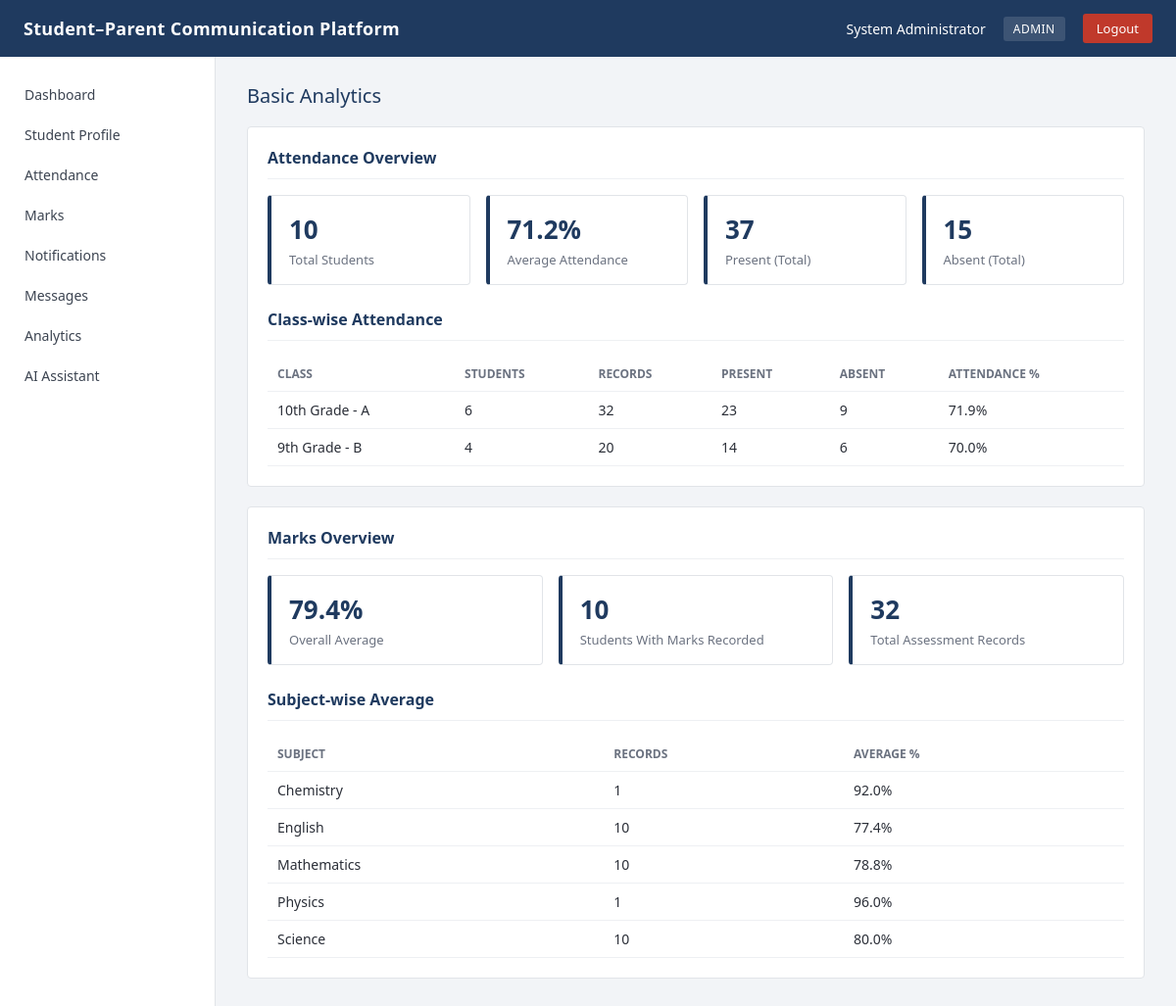
The page /analytics/admin (signed in) on the database its author committed.
### tables this page shows
CREATE TABLE users (
    id INTEGER PRIMARY KEY AUTOINCREMENT,
    username TEXT UNIQUE NOT NULL,
    password_hash TEXT NOT NULL,
    role TEXT NOT NULL CHECK(role IN ('admin','teacher','student','parent')),
    full_name TEXT NOT NULL,
    email TEXT,
    phone TEXT,
    created_at TIMESTAMP DEFAULT CURRENT_TIMESTAMP
);

CREATE TABLE marks (
    id INTEGER PRIMARY KEY AUTOINCREMENT,
    student_id INTEGER NOT NULL REFERENCES students(id) ON DELETE CASCADE,
    subject TEXT NOT NULL,
    exam_name TEXT NOT NULL,
    marks_obtained REAL NOT NULL,
    max_marks REAL NOT NULL,
    entered_by INTEGER REFERENCES users(id),
    entered_at TIMESTAMP DEFAULT CURRENT_TIMESTAMP
, exam_date TEXT);

### app.py (the view)
@app.route("/analytics/admin")
@role_required("admin")
def analytics_admin():
    user = current_user()
    attendance = get_admin_attendance_analytics()
    marks = get_admin_marks_analytics()
    return render_template("analytics_admin.html", user=user, attendance=attendance, marks=marks)

### app.py (called while the page is built)
def role_required(*roles):
    def decorator(view):
        @wraps(view)
        def wrapped(*args, **kwargs):
            if "user_id" not in session:
                flash("Please log in to continue.", "warning")
                return redirect(url_for("login"))
            if session.get("role") not in roles:
                flash("You do not have access to that page.", "danger")
                return redirect(url_for("dashboard"))
            return view(*args, **kwargs)
        return wrapped
    return decorator

def current_user():
    if "user_id" not in session:
        return None
    conn = db.get_connection()
    user = conn.execute("SELECT * FROM users WHERE id = ?", (session["user_id"],)).fetchone()
    conn.close()
    return user

def get_admin_attendance_analytics():
    conn = db.get_connection()
    total_students = conn.execute("SELECT COUNT(*) c FROM students").fetchone()["c"]
    totals = conn.execute(
        "SELECT COUNT(*) c, SUM(CASE WHEN status = 'Present' THEN 1 ELSE 0 END) p FROM attendance"
    ).fetchone()
    total_records = totals["c"] or 0
    present_total = totals["p"] or 0
    class_rows = conn.execute(
        "SELECT s.class_name, s.section, "
        "COUNT(DISTINCT s.id) AS student_count, "
        "COUNT(a.id) AS total_records, "
        "SUM(CASE WHEN a.status = 'Present' THEN 1 ELSE 0 END) AS present_count "
        "FROM students s LEFT JOIN attendance a ON a.student_id = s.id "
        "GROUP BY s.class_name, s.section ORDER BY s.class_name, s.section"
    ).fetchall()
    conn.close()
    return _build_attendance_analytics(total_students, total_records, present_total, class_rows)

def get_admin_marks_analytics():
    conn = db.get_connection()
    totals = conn.execute(
        "SELECT SUM(marks_obtained) o, SUM(max_marks) m, "
        "COUNT(DISTINCT student_id) sc, COUNT(*) rc FROM marks"
    ).fetchone()
    subject_rows = conn.execute(
        "SELECT subject, COUNT(*) rc, SUM(marks_obtained) o, SUM(max_marks) m "
        "FROM marks GROUP BY subject ORDER BY subject"
    ).fetchall()
    conn.close()
    return _build_marks_analytics(totals, subject_rows)

### database.py (called while the page is built)
def get_connection():
    conn = sqlite3.connect(DB_PATH)
    conn.row_factory = sqlite3.Row
    conn.execute("PRAGMA foreign_keys = ON")
    return conn

### templates/analytics_admin.html (shortened to what this page needs)
{% extends "base.html" %}
{% block content %}
<div class="page-title">Basic Analytics</div>
<div class="card">
    <h3>Attendance Overview</h3>
    <div class="stats-grid">
        <div class="stat-box">
            <div class="stat-value">{{ attendance.total_students }}</div>
            <div class="stat-label">Total Students</div>
        </div>
        <div class="stat-box">
            <div class="stat-value">{{ attendance.average_percentage if attendance.average_percentage is not none else '-' }}%</div>
            <div class="stat-label">Average Attendance</div>
        </div>
        <div class="stat-box">
            <div class="stat-value">{{ attendance.present_total }}</div>
            <div class="stat-label">Present (Total)</div>
        </div>
        <div class="stat-box">
            <div class="stat-value">{{ attendance.absent_total }}</div>
            <div class="stat-label">Absent (Total)</div>
        </div>
    </div>
    <h3>Class-wise Attendance</h3>
    {% if attendance.class_summary %}
    <table class="data-table">
        <tr><th>Class</th><th>Students</th><th>Records</th><th>Present</th><th>Absent</th><th>Attendance %</th></tr>
        {% for c in attendance.class_summary %}
        <tr>
            <td>{{ c.class_name }}{% if c.section %} - {{ c.section }}{% endif %}</td>
            <td>{{ c.student_count }}</td>
            <td>{{ c.total_records }}</td>
            <td>{{ c.present }}</td>
            <td>{{ c.absent }}</td>
            <td>{{ c.percentage if c.percentage is not none else '-' }}%</td>
        </tr>
        {% endfor %}
    </table>
    {% else %}
    <p>No attendance data available yet.</p>
    {% endif %}
</div>
<div class="card">
    <h3>Marks Overview</h3>
    <div class="stats-grid">
        <div class="stat-box">
            <div class="stat-value">{{ marks.overall_percentage if marks.overall_percentage is not none else '-' }}%</div>
            <div class="stat-label">Overall Average</div>
        </div>
        <div class="stat-box">
            <div class="stat-value">{{ marks.students_with_marks }}</div>
            <div class="stat-label">Students With Marks Recorded</div>
        </div>
        <div class="stat-box">
            <div class="stat-value">{{ marks.record_count }}</div>
            <div class="stat-label">Total Assessment Records</div>
        </div>
    </div>
    <h3>Subject-wise Average</h3>
    {% if marks.subject_summary %}
    <table class="data-table">
        <tr><th>Subject</th><th>Records</th><th>Average %</th></tr>
        {% for s in marks.subject_summary %}
        <tr>
            <td>{{ s.subject }}</td>
            <td>{{ s.record_count }}</td>
            <td>{{ s.average_percentage if s.average_percentage is not none else '-' }}%</td>
        </tr>
        {% endfor %}
    </table>
    {% else %}
    <p>No marks data available yet.</p>
    {% endif %}
</div>
{% endblock %}

### templates/base.html (shortened to what this page needs)
<!DOCTYPE html>
<html lang="en">
<head>
    <link rel="stylesheet" href="{{ url_for('static', filename='css/style.css') }}">
</head>
<body>
    <div class="navbar">
        <div class="brand">Student&ndash;Parent Communication Platform</div>
        {% if session.get('user_id') %}
        <div class="nav-right">
            <span>{{ session.get('full_name') }}</span>
            <span class="role-badge">{{ session.get('role') }}</span>
            <a class="logout-link" href="{{ url_for('logout') }}">Logout</a>
        </div>
        {% endif %}
    </div>
    <div class="layout">
        {% if session.get('user_id') %}
        <div class="sidebar">
            <a class="side-link" href="{{ url_for('dashboard') }}">Dashboard</a>
            {% if session.get('role') == 'student' %}
            <a class="side-link" href="{{ url_for('profile') }}">My Profile</a>
            {% elif session.get('role') == 'parent' %}
            <a class="side-link" href="{{ url_for('child_profile') }}">Child Profile</a>
            {% else %}
            <a class="side-link" href="{{ url_for('feature_placeholder', feature_key='profile') }}">Student Profile</a>
            {% endif %}
            {% if session.get('role') == 'teacher' %}
            <a class="side-link" href="{{ url_for('attendance_teacher') }}">Attendance</a>
            {% elif session.get('role') == 'student' %}
            <a class="side-link" href="{{ url_for('attendance_student') }}">Attendance</a>
            {% elif session.get('role') == 'parent' %}
            <a class="side-link" href="{{ url_for('attendance_parent') }}">Attendance</a>
            {% elif session.get('role') == 'admin' %}
            <a class="side-link" href="{{ url_for('analytics_admin') }}">Attendance</a>
            {% else %}
            <a class="side-link" href="{{ url_for('feature_placeholder', feature_key='attendance') }}">Attendance</a>
            {% endif %}
            {% if session.get('role') == 'teacher' %}
            <a class="side-link" href="{{ url_for('marks_teacher') }}">Marks</a>
            {% elif session.get('role') == 'student' %}
            <a class="side-link" href="{{ url_for('marks_student') }}">Marks</a>
            {% elif session.get('role') == 'parent' %}
            <a class="side-link" href="{{ url_for('marks_parent') }}">Marks</a>
            {% elif session.get('role') == 'admin' %}
            <a class="side-link" href="{{ url_for('analytics_admin') }}">Marks</a>
            {% else %}
            <a class="side-link" href="{{ url_for('feature_placeholder', feature_key='marks') }}">Marks</a>
            {% endif %}
            <a class="side-link" href="{{ url_for('feature_placeholder', feature_key='notifications') }}">Notifications</a>
            {% if session.get('role') == 'teacher' %}
            <a class="side-link" href="{{ url_for('messages_teacher') }}">Messages</a>
            {% elif session.get('role') == 'parent' %}
            <a class="side-link" href="{{ url_for('messages_parent') }}">Messages</a>
            {% else %}
            <a class="side-link" href="{{ url_for('feature_placeholder', feature_key='messages') }}">Messages</a>
            {% endif %}
            {% if session.get('role') == 'admin' %}
            <a class="side-link" href="{{ url_for('analytics_admin') }}">Analytics</a>
            {% elif session.get('role') == 'teacher' %}
            <a class="side-link" href="{{ url_for('analytics_teacher') }}">Analytics</a>
            {% else %}
            <a class="side-link" href="{{ url_for('feature_placeholder', feature_key='analytics') }}">Analytics</a>
            {% endif %}
            <a class="side-link" href="{{ url_for('feature_placeholder', feature_key='assistant') }}">AI Assistant</a>
        </div>
        {% endif %}
        <div class="content">
            {% block content %}{% endblock %}
        </div>
    </div>
</body>
</html>

### static/css/style.css (style rules this page uses)
* { box-sizing: border-box; }
body { margin: 0; font-family: "Segoe UI", Arial, Helvetica, sans-serif; background-color: #f2f4f7; color: #2b2f38; }
a { text-decoration: none; color: inherit; }
.navbar { background-color: #1f3a5f; color: #fff; padding: 0 24px; display: flex; align-items: center; justify-content: space-between; height: 58px; }
.navbar .brand { font-size: 18px; font-weight: 600; letter-spacing: 0.3px; }
.navbar .nav-right { display: flex; align-items: center; gap: 18px; font-size: 14px; }
.navbar .nav-right .role-badge { background-color: #ffffff22; padding: 4px 10px; border-radius: 3px; font-size: 12px; text-transform: uppercase; letter-spacing: 0.5px; }
.navbar .nav-right a.logout-link { background-color: #c0392b; padding: 6px 14px; border-radius: 3px; font-size: 13px; }
.layout { display: flex; min-height: calc(100vh - 58px); }
.sidebar { width: 220px; background-color: #ffffff; border-right: 1px solid #e1e4e8; padding: 18px 0; }
.sidebar a.side-link { display: block; padding: 11px 22px; font-size: 14px; color: #3c4451; border-left: 3px solid transparent; }
.content { flex: 1; padding: 26px 32px; }
.card { background-color: #ffffff; border: 1px solid #e1e4e8; border-radius: 4px; padding: 20px; margin-bottom: 20px; }
.card h3 { margin-top: 0; font-size: 16px; color: #1f3a5f; border-bottom: 1px solid #eef0f3; padding-bottom: 10px; }
.stats-grid { display: grid; grid-template-columns: repeat(auto-fit, minmax(180px, 1fr)); gap: 16px; margin-bottom: 24px; }
.stat-box { background-color: #ffffff; border: 1px solid #e1e4e8; border-left: 4px solid #1f3a5f; border-radius: 4px; padding: 16px 18px; }
.stat-box .stat-value { font-size: 26px; font-weight: 700; color: #1f3a5f; }
.stat-box .stat-label { font-size: 13px; color: #6b7280; margin-top: 4px; }
.page-title { font-size: 20px; color: #1f3a5f; margin-bottom: 18px; }
table.data-table { width: 100%; border-collapse: collapse; font-size: 14px; }
table.data-table th, table.data-table td { text-align: left; padding: 9px 10px; border-bottom: 1px solid #eef0f3; }
table.data-table th { color: #6b7280; font-weight: 600; font-size: 12px; text-transform: uppercase; }

### rows shown on the page
users: get "System Administrator"
marks: subject "Chemistry", record_count "1", marks_obtained "92.0"
marks: subject "Physics", record_count "1", average_percentage "96.0"

### other values the page prints
{{ session.get('role') }} "ADMIN"
{{ attendance.total_students }} "10"
{{ attendance.present_total }} "37"
{{ attendance.absent_total }} "15"
{{ c.class_name }} "10th Grade" "9th Grade"
{{ c.section }} "A" "B"
{{ c.student_count }} "6" "4"
{{ c.total_records }} "32" "20"
{{ c.present }} "23" "14"
{{ c.absent }} "9" "6"
{{ c.percentage if c.percentage is not none else '-' }} "71.9" "70.0"
{{ marks.students_with_marks }} "10"
{{ marks.record_count }} "32"
{{ s.subject }} "English" "Mathematics" "Science"
{{ s.record_count }} "10" "10" "10"
